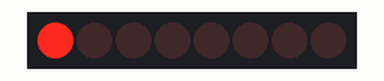
Recording of a sketch running on a simulated Arduino Uno, built with avr-gcc and run on an emulated ATmega328P. Shown: 8 shift-register outputs drawn as a row of LEDs (first output left, lit = HIGH). Wiring (inferred from the names in the program): shift register (74HC595): data pin 11; shift clock pin 12; latch pin 8. Wiring (inferred from the signals the program sends): row of LEDs: on Q0, Q1, Q2, Q3, Q4, Q5, Q6, Q7.

Above: at 0.05 s.
At 0.35 s:
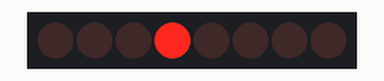
At 0.75 s:
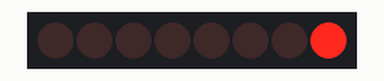
At 1.45 s:
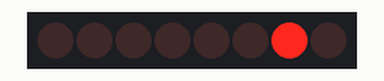
At 2.15 s:
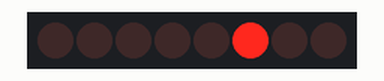
At 2.85 s:
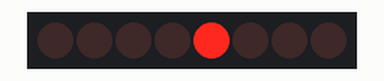
Timing chart, 0 to 3.1 s (numbered marks = the images above):
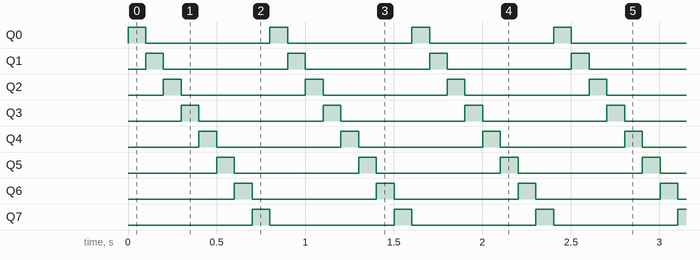

The sketch:

LESSON20.ino
```cpp
/******************************************************************************
----------------本例程仅供学习使用，未经作者允许，不得用于其他用途。-----------
------------------------版权所有，仿冒必究！-----------------------------------
----------------1.开发环境:Arduino IDE-----------------------------------------
----------------2.测试使用开发板型号：Arduino Leonardo or Arduino UNO R3-------
----------------3.单片机使用晶振：16M------------------------------------------
----------------4.淘宝网址：Ilovemcu.taobao.com--------------------------------
----------------------------epic-mcu.taobao.com--------------------------------
----------------5.作者：神秘藏宝室---------------------------------------------
******************************************************************************/
//定义了那三个引脚
int latchPin = 8;
int clockPin = 12;
int dataPin = 11;

unsigned char table[] = {0x01,0x02,0x04,0x08,0x10,0x20,0x40,0x80};	//LED状态显示的变量

void setup ()
{
  pinMode(latchPin,OUTPUT);
  pinMode(clockPin,OUTPUT);
  pinMode(dataPin,OUTPUT); //让三个引脚都是输出状态
}
void loop()
{
  for(int i=0; i<8; i++)
  {
    digitalWrite(latchPin,LOW); //将ST_CP口上面加低电平让芯片准备好接收数据
    //数据输入引脚为dataPin，时钟引脚为clockPin，执行MSB优先发送，发送数据table[i]
    shiftOut(dataPin,clockPin,MSBFIRST,table[i]);
    digitalWrite(latchPin,HIGH); //将ST_CP这个针脚恢复到高电平
    delay(100);				//延时500ms
  }
}
```

Measured:
- by itself, Q0–7: alternates HIGH for 0.10 s and LOW for 0.70 s
- by itself, everything shown: repeats every 0.80 s, in 8 steps
